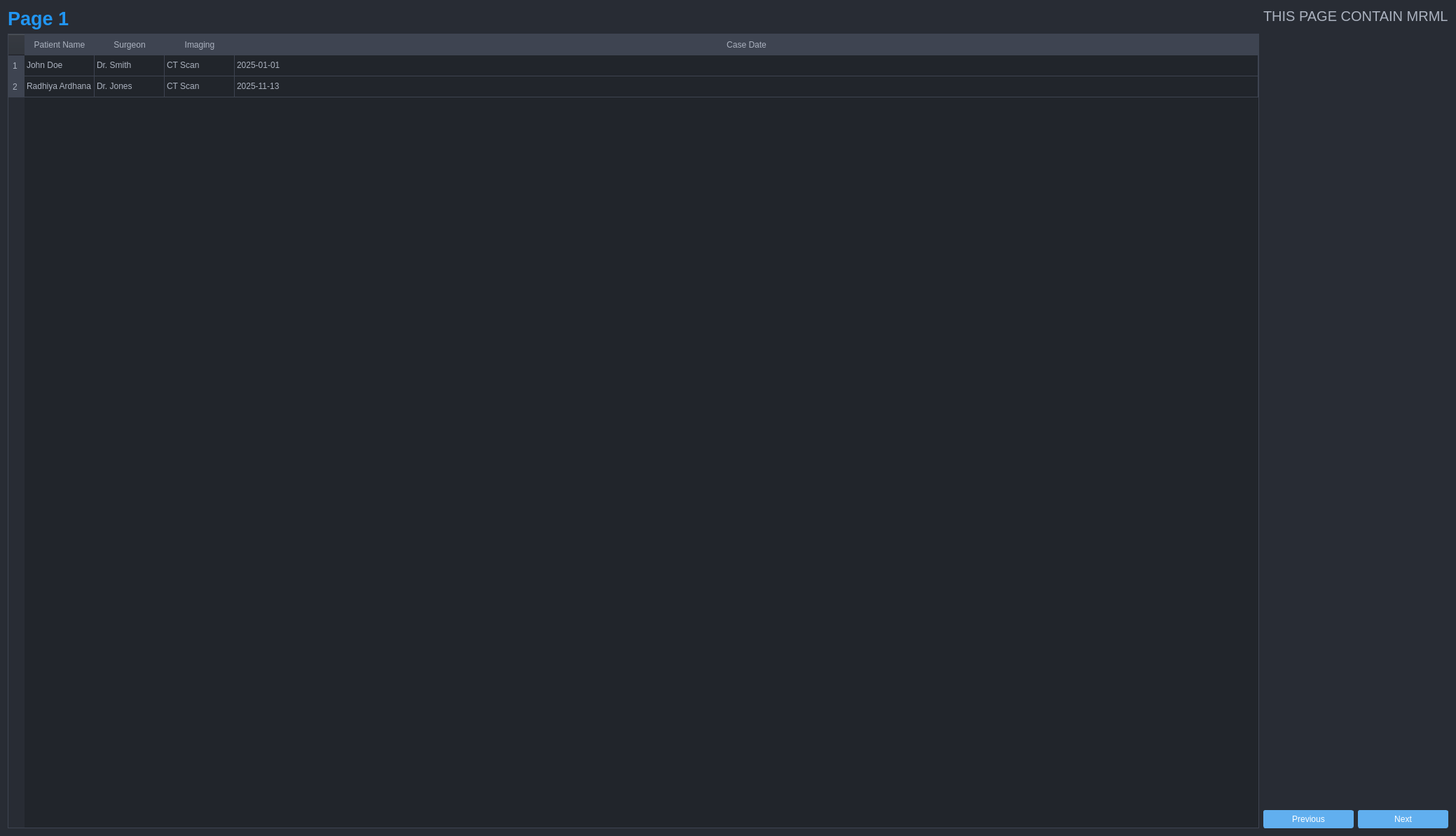
<?xml version="1.0" encoding="UTF-8"?>
<ui version="4.0">
 <class>EmployeeManagementWindowDark</class>
 <widget class="QWidget" name="EmployeeManagementWindowDark">
  <property name="geometry">
   <rect>
    <x>0</x>
    <y>0</y>
    <width>2078</width>
    <height>1193</height>
   </rect>
  </property>
  <property name="windowTitle">
   <string>Patient Case Management (Two Columns)</string>
  </property>
  <property name="styleSheet">
   <string notr="true">
    QWidget {
        background-color: #282c34;
        color: #abb2bf;
    }
    QLabel {
        color: #abb2bf;
    }
    QPushButton {
        background-color: #61afef;
        color: #ffffff;
        border: 1px solid #61afef;
        padding: 5px 15px;
        border-radius: 3px;
    }
    QPushButton:hover {
        background-color: #528cff;
        border: 1px solid #528cff;
    }
    QLineEdit, QComboBox {
        background-color: #3e4451;
        color: #abb2bf;
        border: 1px solid #3e4451;
        padding: 5px;
        border-radius: 3px;
    }
    QTableWidget {
        background-color: #21252b;
        color: #abb2bf;
        gridline-color: #3e4451;
        border: 1px solid #3e4451;
    }
    QTableWidget::item {
        padding: 5px;
    }
    QHeaderView::section {
        background-color: #3e4451;
        color: #abb2bf;
        padding: 5px;
        border: 1px solid #3e4451;
    }
    QTableWidget::item[text=&quot;ACTIVE&quot;] {
        background-color: #34495e;
        color: #2ecc71;
        border-radius: 3px;
        padding: 2px 5px;
    }
    /* Styles for the new right panel */
    #rightColumnWidget {
        background-color: #3e4451; /* Slightly different dark shade for separation */
        border-left: 1px solid #4b5263;
    }
   </string>
  </property>
  <layout class="QHBoxLayout" name="horizontalLayout_main">
   <item>
    <layout class="QVBoxLayout" name="verticalLayout_leftColumn">
     <item>
      <layout class="QHBoxLayout" name="horizontalLayout_header">
       <item>
        <layout class="QVBoxLayout" name="verticalLayout_headerText">
         <item>
          <widget class="QLabel" name="managementTitleLabel">
           <property name="font">
            <font>
             <pointsize>20</pointsize>
             <weight>75</weight>
             <italic>false</italic>
             <bold>true</bold>
            </font>
           </property>
           <property name="styleSheet">
            <string notr="true">color: #2196F3;</string>
           </property>
           <property name="text">
            <string>Page 1</string>
           </property>
          </widget>
         </item>
        </layout>
       </item>
      </layout>
     </item>
     <item>
      <layout class="QHBoxLayout" name="horizontalLayout_filters"/>
     </item>
     <item>
      <widget class="QTableWidget" name="employeeTableWidget">
       <property name="editTriggers">
        <set>QAbstractItemView::NoEditTriggers</set>
       </property>
       <property name="selectionMode">
        <enum>QAbstractItemView::SingleSelection</enum>
       </property>
       <property name="selectionBehavior">
        <enum>QAbstractItemView::SelectRows</enum>
       </property>
       <attribute name="horizontalHeaderVisible">
        <bool>true</bool>
       </attribute>
       <attribute name="horizontalHeaderStretchLastSection">
        <bool>true</bool>
       </attribute>
       <row/>
       <row/>
       <column>
        <property name="text">
         <string>Patient Name</string>
        </property>
       </column>
       <column>
        <property name="text">
         <string>Surgeon</string>
        </property>
       </column>
       <column>
        <property name="text">
         <string>Imaging</string>
        </property>
       </column>
       <column>
        <property name="text">
         <string>Case Date</string>
        </property>
       </column>
       <item row="0" column="0">
        <property name="text">
         <string>John Doe</string>
        </property>
       </item>
       <item row="0" column="1">
        <property name="text">
         <string>Dr. Smith</string>
        </property>
       </item>
       <item row="0" column="2">
        <property name="text">
         <string>CT Scan</string>
        </property>
       </item>
       <item row="0" column="3">
        <property name="text">
         <string>2025-01-01</string>
        </property>
       </item>
       <item row="1" column="0">
        <property name="text">
         <string>Radhiya Ardhana</string>
        </property>
       </item>
       <item row="1" column="1">
        <property name="text">
         <string>Dr. Jones</string>
        </property>
       </item>
       <item row="1" column="2">
        <property name="text">
         <string>CT Scan</string>
        </property>
       </item>
       <item row="1" column="3">
        <property name="text">
         <string>2025-11-13</string>
        </property>
       </item>
      </widget>
     </item>
    </layout>
   </item>
   <item>
    <layout class="QVBoxLayout" name="verticalLayout_rightColumn">
     <item>
      <layout class="QVBoxLayout" name="verticalLayout_3">
       <item>
        <widget class="QLabel" name="label_2">
         <property name="font">
          <font>
           <pointsize>15</pointsize>
          </font>
         </property>
         <property name="text">
          <string>THIS PAGE CONTAIN MRML</string>
         </property>
        </widget>
       </item>
       <item>
        <spacer name="verticalSpacer">
         <property name="orientation">
          <enum>Qt::Vertical</enum>
         </property>
         <property name="sizeHint" stdset="0">
          <size>
           <width>20</width>
           <height>40</height>
          </size>
         </property>
        </spacer>
       </item>
       <item>
        <layout class="QHBoxLayout" name="horizontalLayout">
         <item>
          <widget class="QPushButton" name="pushButton">
           <property name="text">
            <string>Previous</string>
           </property>
          </widget>
         </item>
         <item>
          <widget class="QPushButton" name="pushButton_2">
           <property name="text">
            <string>Next</string>
           </property>
          </widget>
         </item>
        </layout>
       </item>
      </layout>
     </item>
    </layout>
   </item>
  </layout>
 </widget>
 <resources/>
 <connections/>
</ui>
